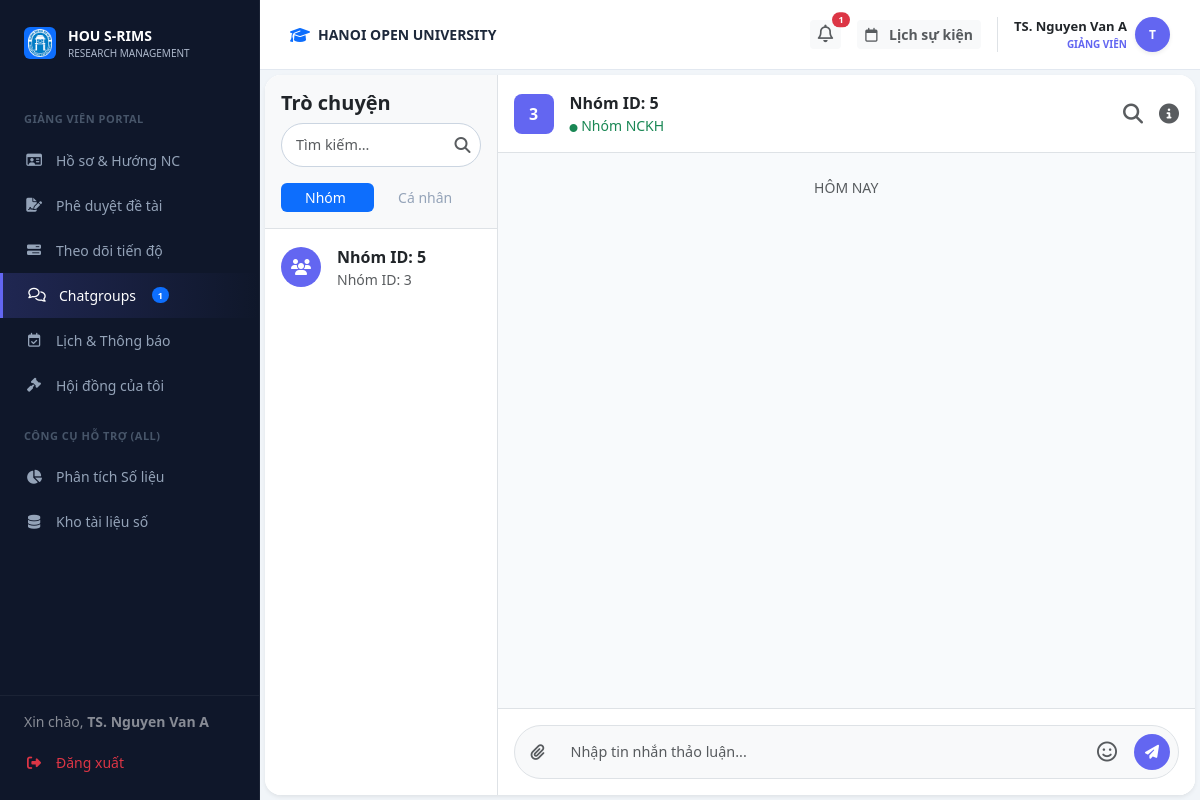
/lecturer/chat (signed in), run on the app's committed database.
### models.py (models this page shows)
class User(db.Model):
    __tablename__ = 'users'
    id = db.Column(db.Integer, primary_key=True)
    username = db.Column(db.String(50), unique=True, nullable=False)
    password_hash = db.Column(db.String(128), nullable=False)
    full_name = db.Column(db.String(100), nullable=False)
    email = db.Column(db.String(120), unique=True, nullable=False)
    phone = db.Column(db.String(20), nullable=True)
    bio = db.Column(db.Text, nullable=True)
    role = db.Column(db.String(20), nullable=False) # Admin, Lecturer, Student
    student_id = db.Column(db.String(20), nullable=True)   # MSSV for students
    faculty = db.Column(db.String(100), nullable=True)      # faculty / department
    topics_mentored = db.relationship('Topic', backref='mentor', lazy=True)
    group_memberships = db.relationship('GroupMember', backref='student', lazy=True)

class Group(db.Model):
    __tablename__ = 'groups'
    id = db.Column(db.Integer, primary_key=True)
    name = db.Column(db.String(100), nullable=False)
    batch_id = db.Column(db.Integer, db.ForeignKey('batches.id'), nullable=False)
    leader_id = db.Column(db.Integer, db.ForeignKey('users.id'), nullable=False)
    members = db.relationship('GroupMember', backref='group', lazy=True)
    topics = db.relationship('Topic', backref='group', lazy=True)

### routes/lecturer_bp.py (the view)
@lecturer_bp.route('/chat')
def chat():
    user_id = session.get('user_id')
    my_topics = Topic.query.join(Batch).filter(Topic.mentor_id == user_id, Topic.status == 'approved', Batch.status == 'active').all()
    group_ids = [t.group_id for t in my_topics if t.group_id]
    my_groups = Group.query.filter(Group.id.in_(group_ids)).all() if group_ids else []
    target_id = request.args.get('target_id')
    target_user = None
    if target_id:
        target_user = User.query.get(target_id)
    return render_template('lecturer/chat.html', my_groups=my_groups, target_user=target_user)

### templates/lecturer/chat.html (shortened to what this page needs)
{% extends "layouts/lecturer_layout.html" %}
{% block lecturer_content %}
<div id="view-l-chat" class="fade-in">
                <div class="card border-0 shadow-sm rounded-4 overflow-hidden" style="height: calc(100vh - 80px);">
                    <div class="row g-0 h-100">
                        <div class="col-md-3 border-end bg-white d-flex flex-column">
                            <div class="p-3 border-bottom bg-light">
                                <h5 class="mb-2 fw-bold">Trò chuyện</h5>
                                <div class="position-relative mb-3">
                                    <input type="text" id="user-search-input" class="form-control form-control-sm rounded-pill pe-4" placeholder="Tìm kiếm..." autocomplete="off">
                                    <i class="fa-solid fa-magnifying-glass position-absolute text-muted" style="top: 50%; right: 10px; transform: translateY(-50%);"></i>
                                </div>
                                <ul class="nav nav-pills nav-fill nav-sm" id="chat-tabs" role="tablist">
                                    <li class="nav-item" role="presentation">
                                        <button class="nav-link active py-1" id="groups-tab" data-bs-toggle="tab" data-bs-target="#groups-pane" type="button" role="tab">Nhóm</button>
                                    </li>
                                    <li class="nav-item" role="presentation">
                                        <button class="nav-link py-1" id="private-tab" data-bs-toggle="tab" data-bs-target="#private-pane" type="button" role="tab">Cá nhân</button>
                                    </li>
                                </ul>
                            </div>
                            <div class="tab-content flex-grow-1 overflow-hidden d-flex flex-column">
                                <div class="tab-pane fade show active flex-grow-1 overflow-auto" id="groups-pane" role="tabpanel">
                                    <div class="list-group list-group-flush">
                                    {% if my_groups %}
                                        {% for g in my_groups %}
                                        <a href="#" class="list-group-item list-group-item-action border-0 p-3 chat-group-item" data-group-id="{{ g.id }}" onclick="updateChatHeader('{{ g.name }}', {{ g.id }})">
                                            <div class="d-flex align-items-center gap-3">
                                                <div class="bg-primary text-white rounded-circle d-flex align-items-center justify-content-center flex-shrink-0" style="width: 40px; height: 40px; background-color: #6366f1 !important;"><i class="fa-solid fa-users"></i></div>
                                                <div class="overflow-hidden">
                                                    <div class="d-flex justify-content-between">
                                                        <span class="fw-bold text-dark text-truncate">{{ g.name }}</span>
                                                    </div>
                                                    <small class="text-muted text-truncate d-block">Nhóm ID: {{ g.id }}</small>
                                                </div>
                                            </div>
                                        </a>
                                        {% endfor %}
                                    {% else %}
                                        <div class="text-muted small text-center p-4">Bạn chưa tham gia nhóm nào.</div>
                                    {% endif %}
                                    </div>
                                </div>
                            </div>
                        </div>
                        <div id="main-chat-area" class="col-md-9 d-flex flex-column bg-white h-100 transition-all">
                            <div class="p-3 border-bottom d-flex justify-content-between align-items-center">
                                <div class="d-flex align-items-center gap-3">
                                    <div class="bg-primary text-white rounded-3 d-flex align-items-center justify-content-center fw-bold" id="chat-header-avatar" style="width: 40px; height: 40px; background-color: #6366f1 !important;">{{ my_groups[0].id if my_groups else '?' }}</div>
                                    <div><div class="fw-bold" id="chat-header-name">{{ my_groups[0].name if my_groups else 'Chưa có nhóm' }}</div><div class="small text-success"><i class="fa-solid fa-circle" style="font-size: 8px;"></i> Nhóm NCKH</div></div>
                                </div>
                                <div class="d-flex align-items-center gap-3 text-muted fs-5">
                                    <i class="fa-solid fa-magnifying-glass cursor-pointer" id="chat-search-btn" title="Tìm kiếm"></i>
                                    <i class="fa-solid fa-circle-info cursor-pointer" id="chat-info-btn" title="Thông tin hội thoại"></i>
                                </div>
                            </div>
                            <div id="chat-messages-container" class="flex-grow-1 p-4 chat-scroll" style="background-color: #f8fafc; overflow-y: auto;">
                                <div class="text-center small text-muted mb-4">HÔM NAY</div>
                            </div>
                            <div class="p-3 bg-white border-top">
                                <div class="input-group bg-light rounded-pill p-1 border">
                                    <button class="btn btn-link text-muted" onclick="document.getElementById('chat-file-input').click()"><i class="fa-solid fa-paperclip"></i></button>
                                    <input type="text" id="chat-input-field" class="form-control border-0 bg-transparent shadow-none" placeholder="Nhập tin nhắn thảo luận...">
                                    <div class="position-relative">
                                        <button class="btn btn-link text-muted fs-5" id="emoji-picker-btn" title="Gửi Emoji/Sticker"><i class="fa-regular fa-face-smile"></i></button>
                                    </div>
                                    <button id="chat-send-btn" class="btn btn-primary rounded-circle m-1 d-flex align-items-center justify-content-center" style="width: 36px; height: 36px; background-color: #6366f1; border: none;" onclick="sendChatMessage(activeChatId)"><i class="fa-solid fa-paper-plane text-white" style="font-size: 14px;"></i></button>
                                </div>
                            </div>
                        </div>
                    </div>
                </div>
        </div>
{% endblock %}

### templates/layouts/lecturer_layout.html (shortened to what this page needs)
{% extends "base.html" %}
{% block content %}
        <div class="top-bar">
            <div class="d-flex align-items-center gap-2">
                <i class="fa-solid fa-graduation-cap text-primary"></i>
                <span class="fw-bold text-uppercase small">HANOI OPEN UNIVERSITY</span>
            </div>
            <div class="d-flex align-items-center gap-3">
                <div class="dropdown">
                    <button class="btn btn-light border-0 btn-sm fw-bold text-muted position-relative" type="button" data-bs-toggle="dropdown" aria-expanded="false">
                        <i class="fa-regular fa-bell" style="font-size: 1.1rem;"></i>
                        {% set unread_count = notifications|selectattr('is_read', 'equalto', false)|list|length %}
                        {% if unread_count > 0 %}
                        <span class="position-absolute top-0 start-100 translate-middle badge rounded-pill bg-danger" style="font-size: 9px; min-width: 18px;">
                            {{ unread_count }}
                        </span>
                        {% endif %}
                    </button>
                </div>
                <button class="btn btn-light border-0 btn-sm fw-bold text-muted" onclick="switchTab('l-calendar', document.querySelector('.sub-nav-item:last-child'))">
                    <i class="fa-regular fa-calendar me-2"></i> Lịch sự kiện
                </button>
                <div class="dropdown border-start ps-3">
                    <div class="d-flex align-items-center gap-2 cursor-pointer dropdown-toggle no-arrow" data-bs-toggle="dropdown">
                        <div class="text-end">
                            <div class="fw-bold text-dark" style="font-size: 13px;">
                                {{ current_user.full_name if current_user else 'Giảng Viên' }}
                            </div>
                            <div class="fw-bold text-uppercase" style="font-size: 10px; color: #6366f1 !important;">
                                GIẢNG VIÊN
                            </div>
                        </div>
                        <div class="rounded-circle text-white d-flex align-items-center justify-content-center fw-bold shadow-sm" style="width: 35px; height: 35px; font-size: 12px; background: #6366f1 !important;">
                            {{ current_user.full_name[0] | upper if current_user and current_user.full_name else 'G' }}
                        </div>
                    </div>
                </div>
            </div>
        </div>
    <div class="content-area flex-grow-1 d-flex flex-column">
<div class="content-body flex-grow-1 d-flex flex-column">
{% block lecturer_content %}{% endblock %}
</div>
</div>
                            {% set has_topic = false %}
{% endblock %}

### templates/components/sidebar.html (shortened to what this page needs)
<div class="sidebar">
    <div class="sidebar-logo">
        <div class="d-flex align-items-center justify-content-center bg-primary rounded p-1" style="width: 32px; height: 32px;">
            <img src="{{ url_for('static', filename='assets/images/logo.png') }}" alt="" style="max-width:100%;">
        </div>
        <div>
            <div class="fw-bold text-white" style="font-size: 14px;">HOU S-RIMS</div>
            <div style="font-size: 10px; color: #aeb9cc;">RESEARCH MANAGEMENT</div>
        </div>
    </div>
    <div class="sidebar-menu-wrapper" style="flex: 1; overflow-y: auto; padding-bottom: 100px;">
    {% if session.get('role') == 'lecturer' %}
    <div class="menu-category">GIẢNG VIÊN PORTAL</div>
    <a href="{{ url_for('lecturer.dashboard') }}" class="nav-link {{ 'active-purple' if request.endpoint == 'lecturer.dashboard' else '' }}">
        <i class="fa-regular fa-id-card"></i> Hồ sơ & Hướng NC
    </a>
    <a href="{{ url_for('lecturer.approve') }}" class="nav-link {{ 'active-purple' if request.endpoint == 'lecturer.approve' else '' }}">
        <i class="fa-solid fa-file-signature"></i> Phê duyệt đề tài
    </a>
    <a href="{{ url_for('lecturer.progress') }}" class="nav-link {{ 'active-purple' if request.endpoint == 'lecturer.progress' else '' }}">
        <i class="fa-solid fa-bars-progress"></i> Theo dõi tiến độ
    </a>
    <a href="{{ url_for('lecturer.chat') }}" class="nav-link {{ 'active-purple' if request.endpoint == 'lecturer.chat' else '' }}">
        <i class="fa-regular fa-comments"></i> Chatgroups
        {% set group_count = global_my_groups_count if global_my_groups_count is defined else (my_groups | length if my_groups is defined else 0) %}
        {% if group_count > 0 %}<span class="badge bg-primary rounded-pill ms-1" style="font-size: 9px;">{{ group_count }}</span>{% endif %}
    </a>
    <a href="{{ url_for('lecturer.calendar') }}" class="nav-link {{ 'active-purple' if request.endpoint == 'lecturer.calendar' else '' }}">
        <i class="fa-regular fa-calendar-check"></i> Lịch & Thông báo
    </a>
    <a href="{{ url_for('lecturer.council') }}" class="nav-link {{ 'active-purple' if request.endpoint == 'lecturer.council' else '' }}">
        <i class="fa-solid fa-gavel"></i> Hội đồng của tôi
    </a>
    {% endif %}
    <div class="menu-category">CÔNG CỤ HỖ TRỢ (ALL)</div>
    <a href="{{ url_for('web.analysis_page') }}" class="nav-link {{ 'active-main' if request.endpoint == 'web.analysis_page' else '' }}">
        <i class="fa-solid fa-chart-pie"></i> Phân tích Số liệu
    </a>
    <a href="{{ url_for('web.repository_page') }}" class="nav-link {{ 'active-main' if request.endpoint == 'web.repository_page' else '' }}">
        <i class="fa-solid fa-database"></i> Kho tài liệu số
    </a>
    </div>
    <div class="sidebar-footer" style="position: absolute; bottom: 0; left: 0; right: 0; background: var(--sidebar-bg); border-top: 1px solid rgba(255,255,255,0.05); padding: 15px 0;">
        <div class="px-4 mb-2 text-white small opacity-50">
            Xin chào, <strong>{{ session.get('user_name', 'Khách') }}</strong>
        </div>
        <a href="{{ url_for('auth.logout') }}" class="nav-link text-danger">
            <i class="fa-solid fa-right-from-bracket"></i> Đăng xuất
        </a>
    </div>
</div>

### data on the page
User: get "TS. Nguyen Van A", full_name "TS. Nguyen Van A", full_name "T"
Group: name "Nhóm ID: 5", id "3"

### other printed values
{{ group_count }} "1"
{{ unread_count }} "1"
